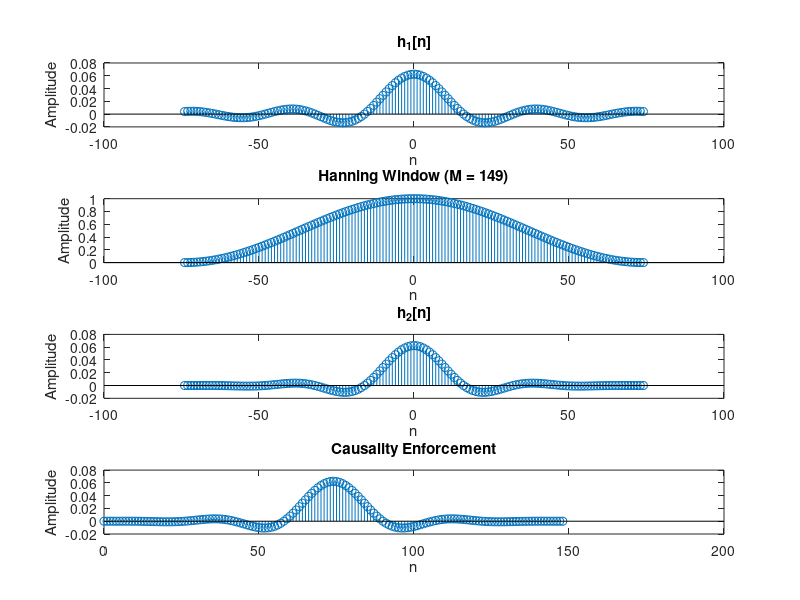
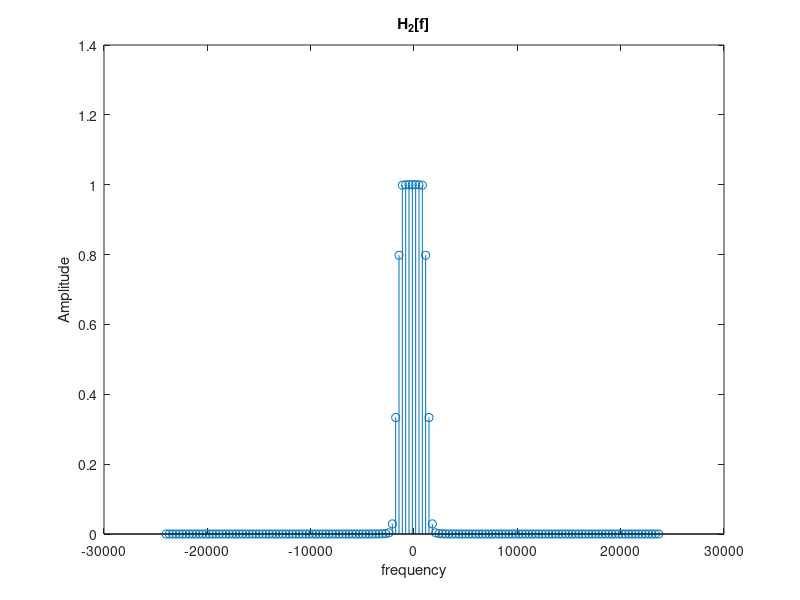

Recreate these plots in MATLAB, in order. (Note: this script raises an error after producing the figures.)


clear all;
figure(1);
M = 149;
fs = 48000;
fc = 1500;
n = -74:1:74;
h1 = sinc(2*n*(fc/fs))*2*(fc/fs);
subplot(4,1,1);
stem(n, h1);
title("h_1[n]");
xlabel("n");
ylabel("Amplitude");
w = hann(M);
h2 = h1'.*w;
subplot(4,1,2);
stem(n, w);
title("Hanning Window (M = 149)");
xlabel("n");
ylabel("Amplitude");
subplot(4,1,3);
stem(n, h2);
title("h_2[n]");
xlabel("n");
ylabel("Amplitude");
subplot(4,1,4);
stem(n+74, h2);
title("Causality Enforcement");
xlabel("n");
ylabel("Amplitude");
H2 = fftshift(fft(h2));
figure(4);
%subplot(5,1,5);

stem((-length(H2)/2:1:length(H2)/2-1)*(fs/length(h2)), abs(H2));
title("H_2[f]");
xlabel("frequency");
ylabel("Amplitude");

[y, fs] = audioread('19.wav');
figure(3);
Y = fftshift(fft(y, 1024));
Y = Y/length(Y);
subplot(2,1,1);
plot((-length(Y)/2:1:length(Y)/2-1)*(fs/length(Y)), abs(Y));
xlim([-150,150]*(fs/length(Y)));
title("1024 point dft of 19.wav signal before filtering");
hy = conv(y(:,1), h2);
hy = [hy, conv(y(:,2), h2)];
HY = fftshift(fft(hy, 1024));
HY = HY/length(HY);
filename = '19c1.wav';
audiowrite(filename, hy, fs);
HY = fftshift(fft(hy, 1024));
HY = HY/length(HY);
subplot(2,1,2);
plot((-length(HY)/2:1:length(HY)/2-1)*(fs/length(HY)), abs(HY));
xlim([-150,150]*(fs/length(Y)));
title("1024 point dft of 48.wav signal after filtering");

